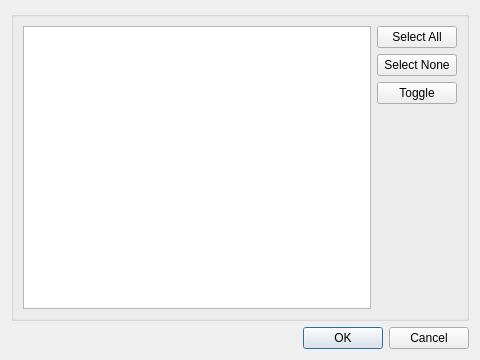
<?xml version="1.0" encoding="UTF-8"?>
<ui version="4.0">
 <class>ListSelectDialog</class>
 <widget class="QDialog" name="ListSelectDialog">
  <property name="windowModality">
   <enum>Qt::ApplicationModal</enum>
  </property>
  <property name="geometry">
   <rect>
    <x>0</x>
    <y>0</y>
    <width>480</width>
    <height>360</height>
   </rect>
  </property>
  <property name="windowTitle">
   <string>Select items</string>
  </property>
  <property name="modal">
   <bool>true</bool>
  </property>
  <layout class="QGridLayout" name="gridLayout_2">
   <item row="0" column="0">
    <widget class="QGroupBox" name="groupBox">
     <property name="title">
      <string/>
     </property>
     <layout class="QGridLayout" name="gridLayout">
      <item row="0" column="0" rowspan="2">
       <widget class="QListWidget" name="listWidget">
        <property name="editTriggers">
         <set>QAbstractItemView::NoEditTriggers</set>
        </property>
        <property name="alternatingRowColors">
         <bool>true</bool>
        </property>
        <property name="selectionMode">
         <enum>QAbstractItemView::NoSelection</enum>
        </property>
        <property name="spacing">
         <number>1</number>
        </property>
       </widget>
      </item>
      <item row="0" column="1">
       <layout class="QVBoxLayout" name="verticalLayout">
        <item>
         <widget class="QPushButton" name="bSelectAll">
          <property name="text">
           <string>Select All</string>
          </property>
         </widget>
        </item>
        <item>
         <widget class="QPushButton" name="bSelectNone">
          <property name="text">
           <string>Select None</string>
          </property>
         </widget>
        </item>
        <item>
         <widget class="QPushButton" name="bToggleSelection">
          <property name="text">
           <string>Toggle</string>
          </property>
         </widget>
        </item>
       </layout>
      </item>
      <item row="1" column="1">
       <spacer name="verticalSpacer">
        <property name="orientation">
         <enum>Qt::Vertical</enum>
        </property>
        <property name="sizeHint" stdset="0">
         <size>
          <width>20</width>
          <height>152</height>
         </size>
        </property>
       </spacer>
      </item>
     </layout>
    </widget>
   </item>
   <item row="1" column="0">
    <widget class="QDialogButtonBox" name="buttonBox">
     <property name="orientation">
      <enum>Qt::Horizontal</enum>
     </property>
     <property name="standardButtons">
      <set>QDialogButtonBox::Cancel|QDialogButtonBox::Ok</set>
     </property>
    </widget>
   </item>
  </layout>
 </widget>
 <resources/>
 <connections>
  <connection>
   <sender>buttonBox</sender>
   <signal>accepted()</signal>
   <receiver>ListSelectDialog</receiver>
   <slot>accept()</slot>
   <hints>
    <hint type="sourcelabel">
     <x>248</x>
     <y>254</y>
    </hint>
    <hint type="destinationlabel">
     <x>157</x>
     <y>274</y>
    </hint>
   </hints>
  </connection>
  <connection>
   <sender>buttonBox</sender>
   <signal>rejected()</signal>
   <receiver>ListSelectDialog</receiver>
   <slot>reject()</slot>
   <hints>
    <hint type="sourcelabel">
     <x>316</x>
     <y>260</y>
    </hint>
    <hint type="destinationlabel">
     <x>286</x>
     <y>274</y>
    </hint>
   </hints>
  </connection>
 </connections>
</ui>
